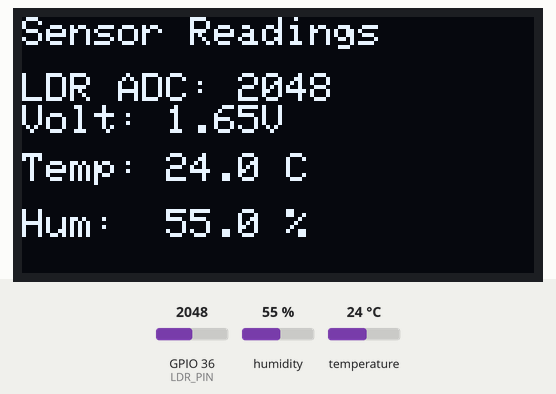
This program was run on a simulated ESP32. Shown: 128×64 one-colour display. The test bench sets the inputs (shaded band); at power-on: humidity 55 %, GPIO 36 (LDR_PIN) = 2048, temperature 24 °C. What the program prints to the serial monitor is not drawn.

Above: at 2.2 s.
2.3 s: humidity set to 22 %
At 3.8 s:
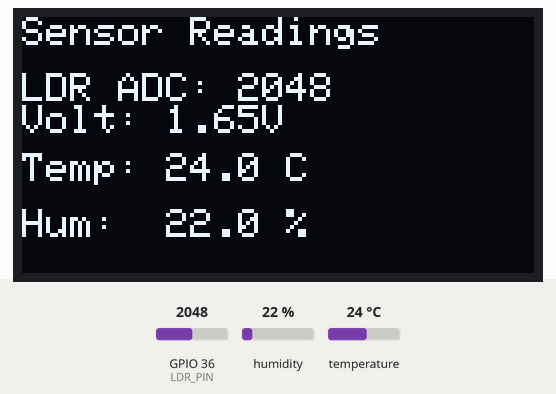
5.0 s: GPIO 36 (LDR_PIN) set to 2866
At 5.9 s:
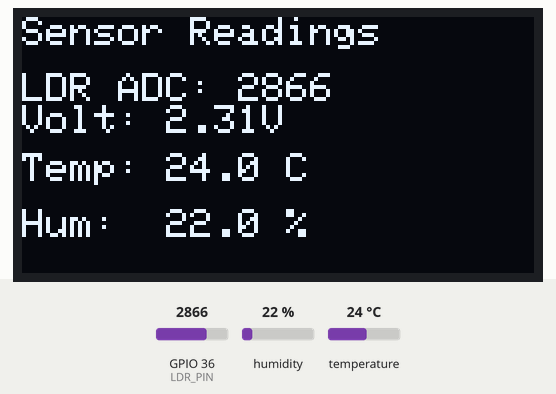
7.7 s: temperature set to 12 °C
At 10.2 s:
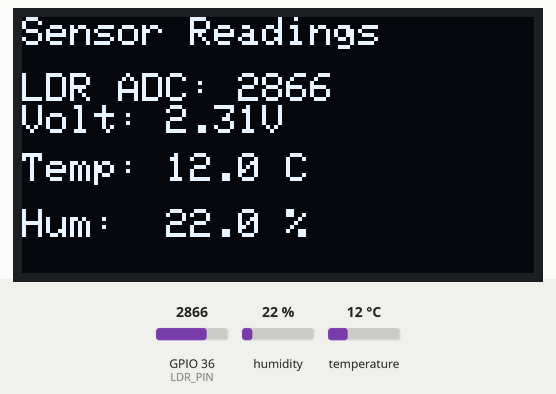
10.8 s: GPIO 36 (LDR_PIN) set to 3603
At 12.3 s:
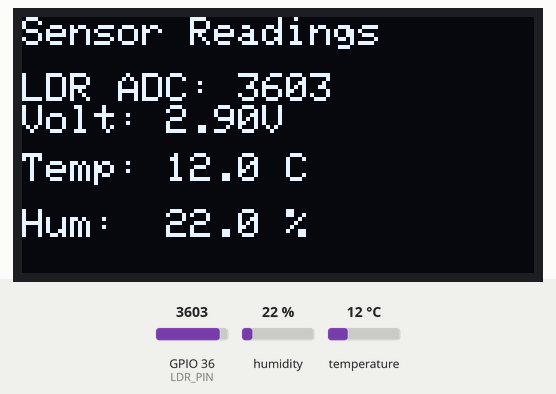
13.5 s: humidity set to 40 %
At 16.6 s:
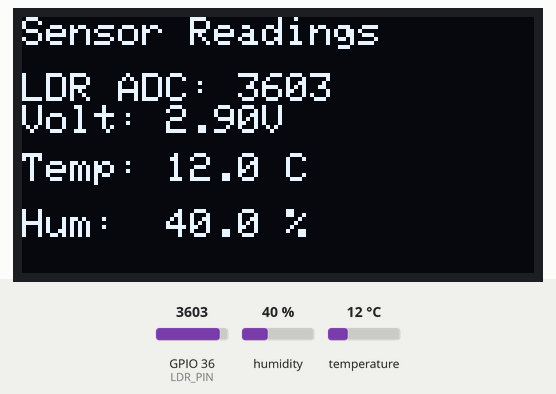
16.9 s: GPIO 36 (LDR_PIN) set to 4095
At 18.7 s:
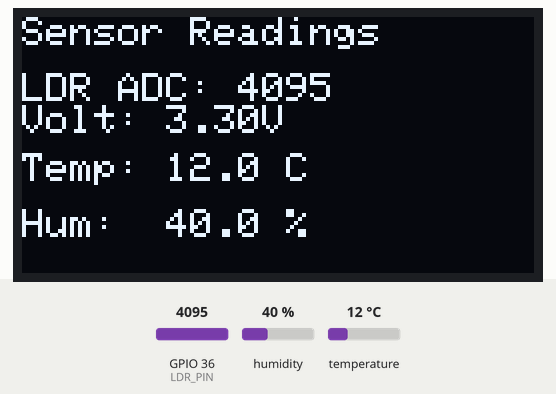
Timing chart, 0 to 20.2 s (numbered marks = the images above; inputs shaded):
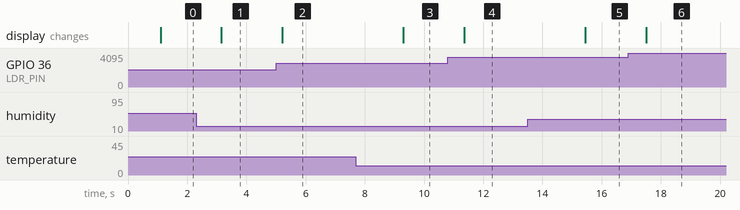

The program:

main.cpp
```cpp
#include <Arduino.h>
#include <Wire.h>
#include <Adafruit_GFX.h>
#include <Adafruit_SSD1306.h>
#include <DHT.h>

// --- Pin Configuration ---
#define LDR_PIN 36    // Analog input for LDR
#define DHTPIN 14     // DHT data pin
#define DHTTYPE DHT11 // Change to DHT22 if using that model
#define SDA_PIN 21    // OLED SDA
#define SCL_PIN 22    // OLED SCL

// --- OLED Display Setup ---
#define SCREEN_WIDTH 128
#define SCREEN_HEIGHT 64
Adafruit_SSD1306 display(SCREEN_WIDTH, SCREEN_HEIGHT, &Wire, -1);

// --- DHT Sensor Setup ---
DHT dht(DHTPIN, DHTTYPE);

// --- Setup Function ---
void setup()
{
  Serial.begin(115200);
  Serial.println("ESP32 with LDR + DHT + OLED");

  // Initialize I2C
  Wire.begin(SDA_PIN, SCL_PIN);

  // Initialize OLED
  if (!display.begin(SSD1306_SWITCHCAPVCC, 0x3C))
  {
    Serial.println("SSD1306 allocation failed");
    for (;;)
      ;
  }
  display.clearDisplay();
  display.setTextColor(SSD1306_WHITE);
  display.setTextSize(2);
  display.setCursor(0, 0);
  display.println("Initializing...");
  display.display();

  // Initialize DHT
  dht.begin();
  delay(1000);
}

// --- Main Loop ---
void loop()
{
  // --- LDR Reading ---
  int adcValue = analogRead(LDR_PIN);
  float voltage = (adcValue / 4095.0) * 3.3;

  // --- DHT Readings ---
  float temperature = dht.readTemperature();
  float humidity = dht.readHumidity();

  // --- Check Sensor Errors ---
  if (isnan(temperature) || isnan(humidity))
  {
    Serial.println("Error reading DHT sensor!");
    display.clearDisplay();
    display.setTextSize(1);
    display.setCursor(0, 0);
    display.println("DHT Error!");
    display.display();
    delay(2000);
    return;
  }

  // --- Print to Serial Monitor ---
  Serial.printf("LDR ADC: %d | Voltage: %.2f V | Temp: %.1f C | Humidity: %.1f %%\n",
                adcValue, voltage, temperature, humidity);

  // --- Display on OLED ---
  display.clearDisplay();
  display.setTextSize(1);
  display.setCursor(0, 0);
  display.println("Sensor Readings");

  display.setCursor(0, 14);
  display.print("LDR ADC: ");
  display.println(adcValue);
  display.print("Volt: ");
  display.print(voltage, 2);
  display.println("V");

  display.setCursor(0, 34);
  display.print("Temp: ");
  display.print(temperature, 1);
  display.println(" C");

  display.setCursor(0, 48);
  display.print("Hum:  ");
  display.print(humidity, 1);
  display.println(" %");

  display.display();

  delay(2000); // Update every 2 seconds
}
```

Measured:
- after the input at 2.3 s, the display: changes after 0.85 s (image 1)
- after the input at 5.0 s, the display: changes after 0.20 s (image 2)
- after the input at 7.7 s, the display: changes after 1.6 s (image 3)
- after the input at 10.8 s, the display: changes after 0.55 s (image 4)
- after the input at 13.5 s, the display: changes after 2.0 s (image 5)
- after the input at 16.9 s, the display: changes after 0.60 s (image 6)
